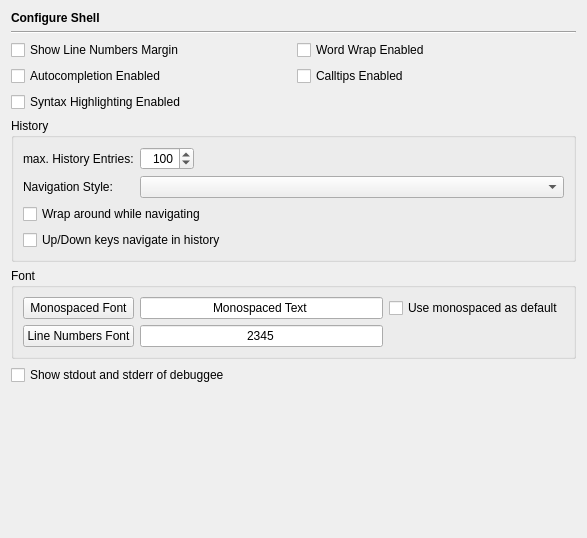
<?xml version="1.0" encoding="UTF-8"?>
<ui version="4.0">
 <class>ShellPage</class>
 <widget class="QWidget" name="ShellPage">
  <property name="geometry">
   <rect>
    <x>0</x>
    <y>0</y>
    <width>587</width>
    <height>538</height>
   </rect>
  </property>
  <layout class="QVBoxLayout" name="verticalLayout">
   <item>
    <widget class="QLabel" name="headerLabel">
     <property name="text">
      <string>&lt;b&gt;Configure Shell&lt;/b&gt;</string>
     </property>
    </widget>
   </item>
   <item>
    <widget class="Line" name="line14">
     <property name="frameShape">
      <enum>QFrame::HLine</enum>
     </property>
     <property name="frameShadow">
      <enum>QFrame::Sunken</enum>
     </property>
     <property name="orientation">
      <enum>Qt::Horizontal</enum>
     </property>
    </widget>
   </item>
   <item>
    <layout class="QGridLayout">
     <item row="0" column="0">
      <widget class="QCheckBox" name="shellLinenoCheckBox">
       <property name="toolTip">
        <string>Select whether line numbers margin should be shown.</string>
       </property>
       <property name="text">
        <string>Show Line Numbers Margin</string>
       </property>
      </widget>
     </item>
     <item row="1" column="1">
      <widget class="QCheckBox" name="shellCTEnabledCheckBox">
       <property name="toolTip">
        <string>Select this to enable calltips</string>
       </property>
       <property name="text">
        <string>Calltips Enabled</string>
       </property>
      </widget>
     </item>
     <item row="0" column="1">
      <widget class="QCheckBox" name="shellWordWrapCheckBox">
       <property name="toolTip">
        <string>Select to enable wrapping at word boundaries</string>
       </property>
       <property name="text">
        <string>Word Wrap Enabled</string>
       </property>
      </widget>
     </item>
     <item row="1" column="0">
      <widget class="QCheckBox" name="shellACEnabledCheckBox">
       <property name="toolTip">
        <string>Select this to enable autocompletion</string>
       </property>
       <property name="text">
        <string>Autocompletion Enabled</string>
       </property>
      </widget>
     </item>
     <item row="2" column="0">
      <widget class="QCheckBox" name="shellSyntaxHighlightingCheckBox">
       <property name="toolTip">
        <string>Select to enable syntax highlighting</string>
       </property>
       <property name="text">
        <string>Syntax Highlighting Enabled</string>
       </property>
      </widget>
     </item>
    </layout>
   </item>
   <item>
    <widget class="QGroupBox" name="groupBox">
     <property name="title">
      <string>History</string>
     </property>
     <layout class="QGridLayout" name="gridLayout">
      <item row="0" column="0">
       <widget class="QLabel" name="textLabel1_20">
        <property name="text">
         <string>max. History Entries:</string>
        </property>
       </widget>
      </item>
      <item row="0" column="1">
       <widget class="QSpinBox" name="shellHistorySpinBox">
        <property name="toolTip">
         <string>Enter the number of history entries allowed</string>
        </property>
        <property name="alignment">
         <set>Qt::AlignRight|Qt::AlignTrailing|Qt::AlignVCenter</set>
        </property>
        <property name="minimum">
         <number>10</number>
        </property>
        <property name="maximum">
         <number>1000</number>
        </property>
        <property name="singleStep">
         <number>10</number>
        </property>
        <property name="value">
         <number>100</number>
        </property>
       </widget>
      </item>
      <item row="0" column="2">
       <spacer>
        <property name="orientation">
         <enum>Qt::Horizontal</enum>
        </property>
        <property name="sizeType">
         <enum>QSizePolicy::Expanding</enum>
        </property>
        <property name="sizeHint" stdset="0">
         <size>
          <width>343</width>
          <height>20</height>
         </size>
        </property>
       </spacer>
      </item>
      <item row="1" column="0">
       <widget class="QLabel" name="label">
        <property name="text">
         <string>Navigation Style:</string>
        </property>
       </widget>
      </item>
      <item row="1" column="1" colspan="2">
       <widget class="QComboBox" name="shellHistoryStyleComboBox">
        <property name="toolTip">
         <string>Select the history style</string>
        </property>
       </widget>
      </item>
      <item row="2" column="0" colspan="3">
       <widget class="QCheckBox" name="shellHistoryWrapCheckBox">
        <property name="toolTip">
         <string>Select to wrap around while navigating through the history</string>
        </property>
        <property name="text">
         <string>Wrap around while navigating</string>
        </property>
       </widget>
      </item>
      <item row="3" column="0" colspan="3">
       <widget class="QCheckBox" name="shellHistoryCursorKeysCheckBox">
        <property name="toolTip">
         <string>Select to make Up- and Down-keys move in history</string>
        </property>
        <property name="whatsThis">
         <string>&lt;b&gt;Up/Down keys navigate in history&lt;b&gt;
&lt;p&gt;Select this entry to make Up- and Down-keys navigate in history. If unselected history navigation may be performed by Ctrl-Up or Ctrl-Down.&lt;/p&gt;</string>
        </property>
        <property name="text">
         <string>Up/Down keys navigate in history</string>
        </property>
       </widget>
      </item>
     </layout>
    </widget>
   </item>
   <item>
    <widget class="QGroupBox" name="groupBox_5">
     <property name="title">
      <string>Font</string>
     </property>
     <layout class="QGridLayout" name="gridLayout_2">
      <item row="0" column="0">
       <widget class="QPushButton" name="monospacedFontButton">
        <property name="toolTip">
         <string>Press to select the font to be used as the monospaced font</string>
        </property>
        <property name="text">
         <string>Monospaced Font</string>
        </property>
       </widget>
      </item>
      <item row="0" column="1">
       <widget class="QLineEdit" name="monospacedFontSample">
        <property name="focusPolicy">
         <enum>Qt::NoFocus</enum>
        </property>
        <property name="text">
         <string>Monospaced Text</string>
        </property>
        <property name="alignment">
         <set>Qt::AlignHCenter</set>
        </property>
        <property name="readOnly">
         <bool>true</bool>
        </property>
       </widget>
      </item>
      <item row="0" column="2">
       <widget class="QCheckBox" name="monospacedCheckBox">
        <property name="toolTip">
         <string>Select, whether the monospaced font should be used as default</string>
        </property>
        <property name="text">
         <string>Use monospaced as default</string>
        </property>
       </widget>
      </item>
      <item row="1" column="0">
       <widget class="QPushButton" name="linenumbersFontButton">
        <property name="toolTip">
         <string>Press to select the font for the line numbers</string>
        </property>
        <property name="text">
         <string>Line Numbers Font</string>
        </property>
       </widget>
      </item>
      <item row="1" column="1">
       <widget class="QLineEdit" name="marginsFontSample">
        <property name="minimumSize">
         <size>
          <width>200</width>
          <height>0</height>
         </size>
        </property>
        <property name="focusPolicy">
         <enum>Qt::NoFocus</enum>
        </property>
        <property name="text">
         <string>2345</string>
        </property>
        <property name="alignment">
         <set>Qt::AlignHCenter</set>
        </property>
        <property name="readOnly">
         <bool>true</bool>
        </property>
       </widget>
      </item>
     </layout>
    </widget>
   </item>
   <item>
    <widget class="QCheckBox" name="stdOutErrCheckBox">
     <property name="toolTip">
      <string>Select to show debuggee stdout and stderr</string>
     </property>
     <property name="text">
      <string>Show stdout and stderr of debuggee</string>
     </property>
    </widget>
   </item>
   <item>
    <spacer>
     <property name="orientation">
      <enum>Qt::Vertical</enum>
     </property>
     <property name="sizeHint" stdset="0">
      <size>
       <width>20</width>
       <height>40</height>
      </size>
     </property>
    </spacer>
   </item>
  </layout>
 </widget>
 <tabstops>
  <tabstop>shellLinenoCheckBox</tabstop>
  <tabstop>shellACEnabledCheckBox</tabstop>
  <tabstop>shellSyntaxHighlightingCheckBox</tabstop>
  <tabstop>shellWordWrapCheckBox</tabstop>
  <tabstop>shellCTEnabledCheckBox</tabstop>
  <tabstop>shellHistorySpinBox</tabstop>
  <tabstop>shellHistoryStyleComboBox</tabstop>
  <tabstop>shellHistoryWrapCheckBox</tabstop>
  <tabstop>shellHistoryCursorKeysCheckBox</tabstop>
  <tabstop>monospacedFontButton</tabstop>
  <tabstop>monospacedCheckBox</tabstop>
  <tabstop>linenumbersFontButton</tabstop>
  <tabstop>stdOutErrCheckBox</tabstop>
 </tabstops>
 <resources/>
 <connections/>
</ui>
